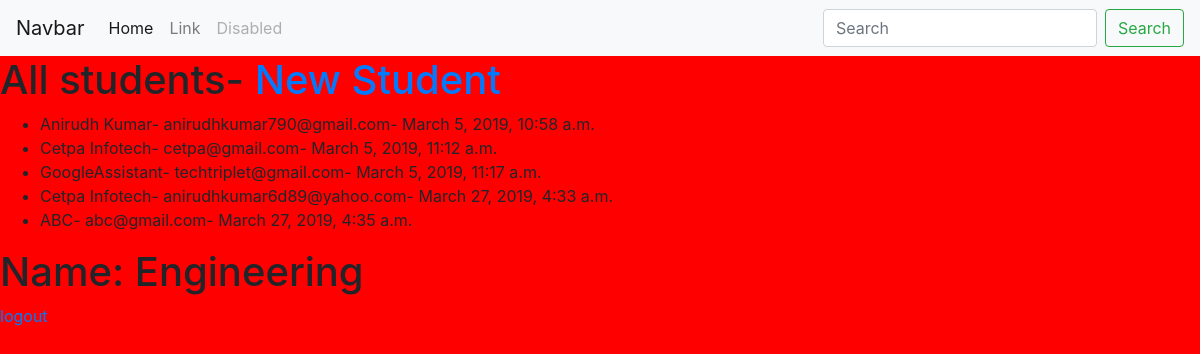
The app's page /app/ (signed in) with its own data.
### myapp/models.py (models this page shows, shortened)
class Student(models.Model):
    name = models.CharField(max_length=25)
    email = models.EmailField(unique=True)
    joined = models.DateTimeField(auto_now_add=True)
    phone = models.CharField(max_length=10, default='')
    password = models.CharField(max_length=16, default='')

### myapp/views.py (the view)
def home(request):
    if 'logout' in request.GET:
        del request.session['st_user']
        request.session.modified = True
        messages.add_message(request, messages.SUCCESS, 'Logout successfully.')
    if 'st_user' not in request.session:
        return redirect('app_login-student')
    student = request.session.get('st_user')
    context = {
        'all_student': Student.objects.all(),
        'name': student
    }
    return render(request, 'myapp/home.html', context)

### myapp/templates/myapp/home.html (shortened to what this page needs)
{% extends 'index.html' %}
{% block content %}
<h1>All students- <a href="add-student/">New Student</a></h1>
<ul>
    {% for st in all_student %}
    <li>{{st.name}}- {{st.email}}- {{st.joined}}</li>
    {% endfor %}
</ul>
<h1>Name: {{name}}</h1>
<a href="{% url 'app_home' %}?logout=logout">logout</a>
{% endblock content %}

### templates/index.html (shortened to what this page needs)
<!DOCTYPE html>
<html lang="en">
<head>
    {% include 'css.html' %}
</head>
<body>
{% include 'navbar.html' %}
{% block content %}{% endblock content %}
</body>
</html>

### templates/css.html
{% load static %}
<link rel="stylesheet" href="{% static 'css/bootstrap.min.css' %}">
<link rel="stylesheet" href="{% static 'styles.css' %}">

### templates/navbar.html (shortened to what this page needs)
<nav class="navbar navbar-expand-lg navbar-light bg-light">
    <a class="navbar-brand" href="#">Navbar</a>
    <div class="collapse navbar-collapse" id="navbarTogglerDemo03">
        <ul class="navbar-nav mr-auto mt-2 mt-lg-0">
            <li class="nav-item active">
                <a class="nav-link" href="#">Home <span class="sr-only">(current)</span></a>
            </li>
            <li class="nav-item">
                <a class="nav-link" href="#">Link</a>
            </li>
            <li class="nav-item">
                <a class="nav-link disabled" href="#" tabindex="-1" aria-disabled="true">Disabled</a>
            </li>
        </ul>
        <form class="form-inline my-2 my-lg-0">
            <input class="form-control mr-sm-2" type="search" placeholder="Search" aria-label="Search">
            <button class="btn btn-outline-success my-2 my-sm-0" type="submit">Search</button>
        </form>
    </div>
</nav>

### static/styles.css (style rules this page uses)
body { background-color: red; }

### records on screen
Student: name "Anirudh Kumar", email "anirudhkumar790@gmail.com", joined "March 5, 2019, 10:58 a.m."
Student: name "Cetpa Infotech", email "cetpa@gmail.com", joined "March 5, 2019, 11:12 a.m."
Student: name "GoogleAssistant", email "techtriplet@gmail.com", joined "March 5, 2019, 11:17 a.m."
Student: name "Cetpa Infotech", email "anirudhkumar6d89@yahoo.com", joined "March 27, 2019, 4:33 a.m."
Student: name "ABC", email "abc@gmail.com", joined "March 27, 2019, 4:35 a.m."

### other values on screen
{{ name }} "Engineering"
